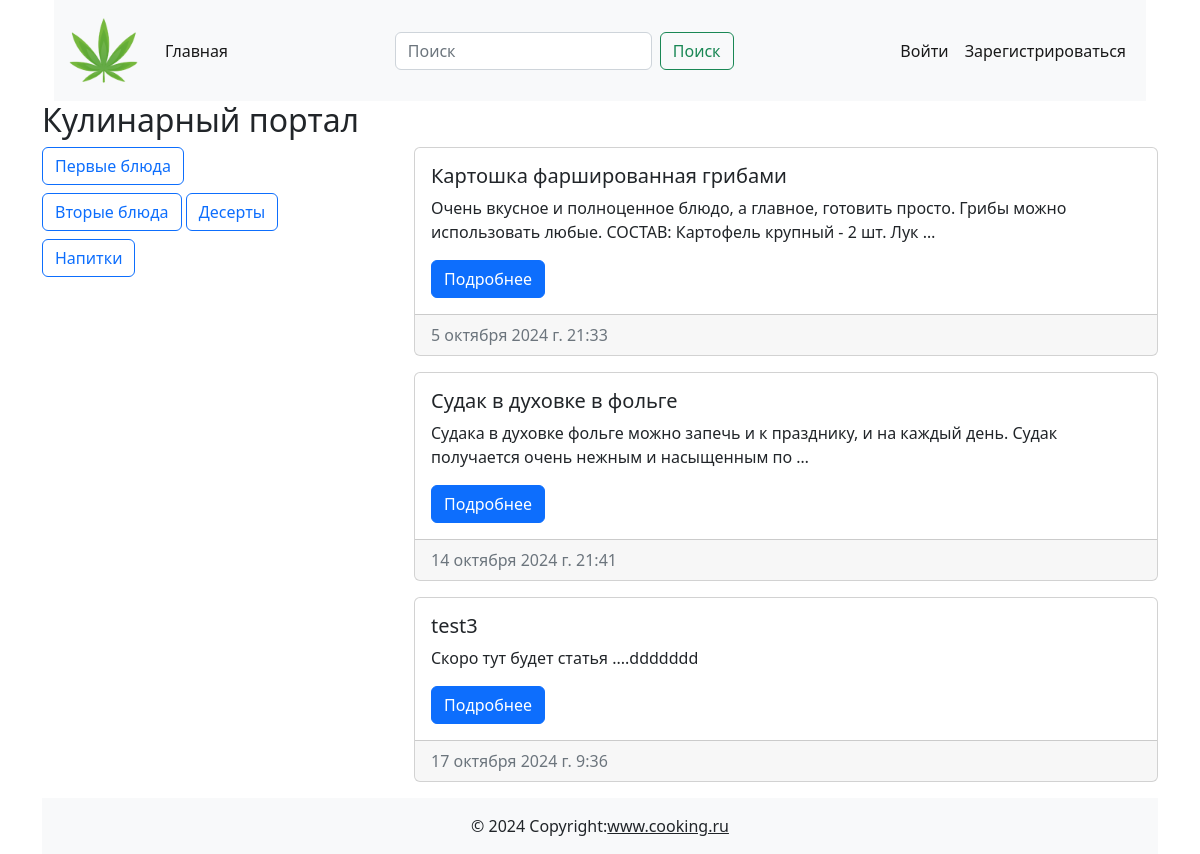
The app's page /category/2/ with its own data.
### cooking/models.py (models this page shows, shortened)
class Category(models.Model):
    title = models.CharField(max_length=255, verbose_name='Название категории')
    class Meta:
        verbose_name = 'Категория'
        verbose_name_plural = 'Категории'

class Post(models.Model):
    title = models.CharField(max_length=255, verbose_name='Заголовок статьи')
    content = models.TextField(default='Скоро тут будет статья ....', verbose_name='Текст статьи')
    created_at = models.DateTimeField(auto_now_add=True, verbose_name='Дата создания')
    updated_at = models.DateTimeField(auto_now=True, verbose_name='Дата обновления')
    photo = models.ImageField(upload_to='photos/', blank=True, null=True, verbose_name='Изображение')
    watched = models.IntegerField(default=0, verbose_name='Просмотры')
    is_published = models.BooleanField(default=True, verbose_name='Публикация')
    category = models.ForeignKey(Category, on_delete=models.CASCADE, verbose_name='Категория')
    def get_absolute_url(self):
        return reverse('post_detail', kwargs={'pk': self.pk})
    class Meta:
        verbose_name = 'Пост'
        verbose_name_plural = 'Посты'

### cooking/views.py (the view, shortened to what this page needs)
# urls.py: path('category/<int:pk>/', ArticleByCategory.as_view(), name='category_list'),
class ArticleByCategory(Index):
   def get_queryset(self):
    return Post.objects.filter(category_id=self.kwargs['pk'], is_published=True)

### cooking/templatetags/blog_tags.py (called while the page is built)
@register.simple_tag
def get_all_categories():
    return Category.objects.all()

### cooking/templates/Cooking/index.html
{% extends "base.html" %}
{% load blog_tags %}
{% block main %}
   <h2>Кулинарный портал</h2>
   <div class="d-flex justify-content-between">
    <div class="col-3">
        {% get_all_categories as categories %}
        {% for category in categories %}
        {% include 'cooking/components/_category_buttons.html' %}
        {% endfor %}
    </div>
    <div class="col-8">
        {% for post in posts %}
        {% include 'cooking/components/_post_list.html' %}
        {% endfor %}
    </div>
   </div>
{% endblock main %}

### cooking/templates/Cooking/components/_category_buttons.html
<a href="{% url 'category_list' category.pk %}" class="btn btn-outline-primary mb-2">{{ category.title }}</a>

### cooking/templates/Cooking/components/_post_list.html
<div class="card mb-3">
    <div class="card-body">
        <h5 class="card-title">{{ post.title }}</h5>
        <p class="card-text">{{ post.content|truncatewords:20 }}</p>
        <a href="{{ post.get_absolute_url }}" class="btn btn-primary">Подробнее</a>
    </div>
    <div class="card-footer text-muted">
        {{ post.created_at }}
    </div>
</div>

### records on screen
Category: title "Первые блюда"
Category: title "Вторые блюда"
Category: title "Десерты"
Category: title "Напитки"
Post: title "Картошка фаршированная грибами", content "Очень вкусное и полноценное блюдо, а главное, готовить просто. Грибы можно использовать любые. СОСТАВ: Картофель крупный - 2 шт. Лук …", created_at "5 октября 2024 г. 21:33"
Post: title "Судак в духовке в фольге", content "Судака в духовке фольге можно запечь и к празднику, и на каждый день. Судак получается очень нежным и насыщенным по …", created_at "14 октября 2024 г. 21:41"
Post: title "test3", content "Скоро тут будет статья ....ddddddd", created_at "17 октября 2024 г. 9:36"
